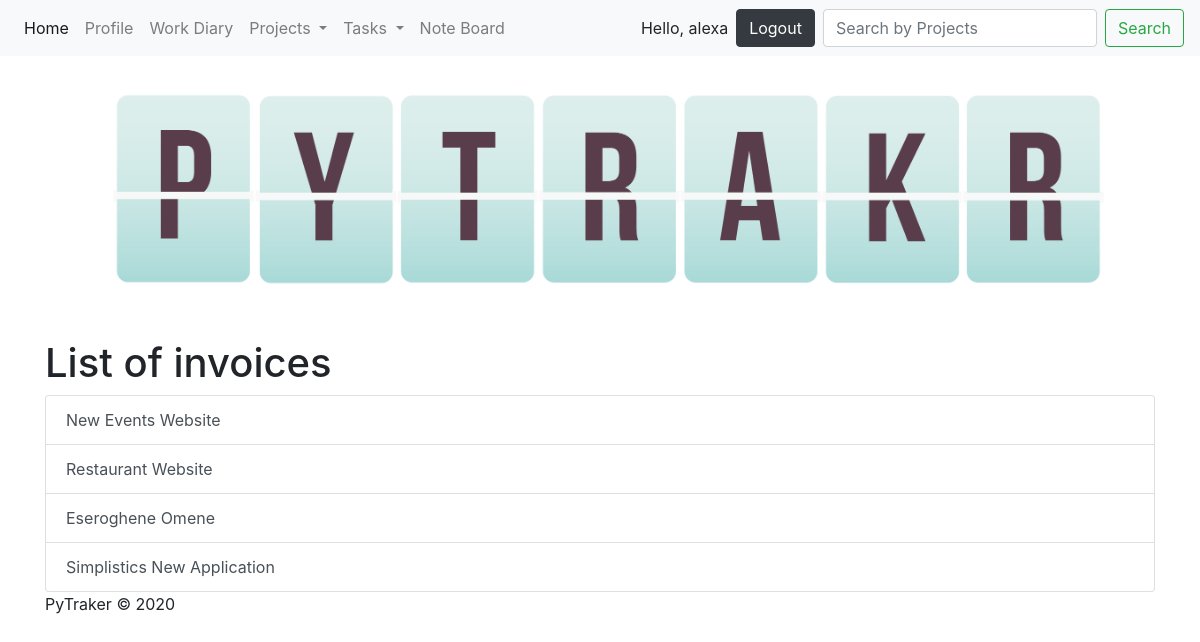
The page /PyTraker/list_invoices/ (signed in) on the database its author committed.
### PyTraker/models.py (models this page shows, shortened)
class Invoices(models.Model):
    userID = models.ForeignKey(User, on_delete=models.CASCADE)
    projectID = models.ForeignKey(Projects, on_delete=models.CASCADE)
    dateCreated = models.DateTimeField()
    dueDate = models.DateTimeField()

class Projects(models.Model):
    name = models.CharField(max_length=50)
    description = models.TextField(max_length=250)
    clientID = models.ForeignKey(Clients, on_delete=models.CASCADE)
    payRate = models.IntegerField()
    startDate = models.DateTimeField()
    dueDate = models.DateTimeField()

### PyTraker/views.py (the view)
# urls.py: path("PyTraker/list_invoices/", views.invoice_list, name="list_invoices"),
@login_required
def invoice_list(request):
    all_invoices = Invoices.objects.order_by("-dateCreated")
    context = {"all_invoices": all_invoices}
    return render(request, "PyTraker/list_invoice.html", context)

### PyTraker/templates/PyTraker/list_invoice.html
{% extends "PyTraker/header.html" %}
{% block content %}
<h1> List of invoices </h1>
{% if all_invoices %}
    <div class="list-group">
    {% for invoice in all_invoices %}
    <a href="/PyTraker/invoice/{{ invoice.projectID_id }}" class="list-group-item list-group-item-action">{{ invoice.projectID.name }}</a>
    {% endfor %}
</div>
{% else %}
<p> You don't have any invoices yet</p>
{% endif %}
{% endblock %}

### PyTraker/templates/PyTraker/header.html (shortened to what this page needs)
<head>
    <link rel="stylesheet" href="https://stackpath.bootstrapcdn.com/bootstrap/4.5.0/css/bootstrap.min.css"
>
    <link rel="stylesheet" href="//code.jquery.com/ui/1.12.1/themes/base/jquery-ui.css">
     {% load static %}
    <link rel="stylesheet" type="text/css" href="{% static 'PyTraker/style.css' %}">
</head>
<body>
<header>
    <nav class="navbar navbar-expand-lg navbar-light bg-light">
  <div class="collapse navbar-collapse" id="navbarSupportedContent">
    <ul class="navbar-nav mr-auto">
      <li class="nav-item active">
        <a class="nav-link" href="/PyTraker/index">Home</a>
      </li>
        {% if user.is_authenticated %}
      <li class="nav-item">
        <a class="nav-link" href="/PyTraker/user_profile/{{ request.user.id }}">Profile</a>
      </li>
      <li class="nav-item">
        <a class="nav-link" href="/PyTraker/workdiary">Work Diary</a>
      </li>
      <li class="nav-item dropdown">
        <a class="nav-link dropdown-toggle" href="#" id="navbarDropdown" role="button" data-toggle="dropdown" aria-haspopup="true" aria-expanded="false">
          Projects
        </a>
      </li>
            <li class="nav-item dropdown">
        <a class="nav-link dropdown-toggle" href="#" id="navbarDropdown" role="button" data-toggle="dropdown" aria-haspopup="true" aria-expanded="false">
          Tasks
        </a>
      </li>
      <li class="nav-item">
        <a class="nav-link" href="/PyTraker/noteboard">Note Board</a>
      </li>
    </ul>
      <div class="nav-item">Hello, {{ request.user }} </div>  <a href="#" onClick="document.getElementById('logoutform').submit()"><button type="button" class="btn btn-dark" id="logout-btn">Logout</button></a>
{% else %}
<a href="{% url 'PyTraker:sign_up' %}" class="nav-link"  >Sign up</a>  <a href="/PyTraker/login/?next=/" class="nav-link" >Login</a>
{% endif %}
    {% if user.is_authenticated %}
    <form class="form-inline my-2 my-lg-0" action="/search" method="get">
      <input class="form-control mr-sm-2"name='q' type="text" placeholder="Search by Projects" aria-label="Search">
      <button class="btn btn-outline-success my-2 my-sm-0" type="submit">Search</button>
    </form>
    {% endif %}
  </div>
</nav>
</header>
<div class="container">
{% load static %}
<img src="{% static "PyTraker/logo.png" %}" alt="My logo" id="logo">
{% block content %}
{% endblock %}
<footer>PyTraker &#169; 2020 </footer>
 </body>

### PyTraker/static/PyTraker/style.css (style rules this page uses)
#logo { max-width: 100%; height: auto; margin-left: auto; margin-right: auto; }
.btn { margin-top:1.5em; margin-bottom:1.5em; }
#logout-btn { margin-top:0; margin-left:0.5em; margin-right:0.5em; margin-bottom:0; }

### rows shown on the page
Invoices: projectID.name "New Events Website"
Invoices: projectID.name "Restaurant Website"
Invoices: projectID.name "Eseroghene Omene"
Invoices: projectID.name "Simplistics New Application"

### other values the page prints
{{ request.user }} "alexa"
